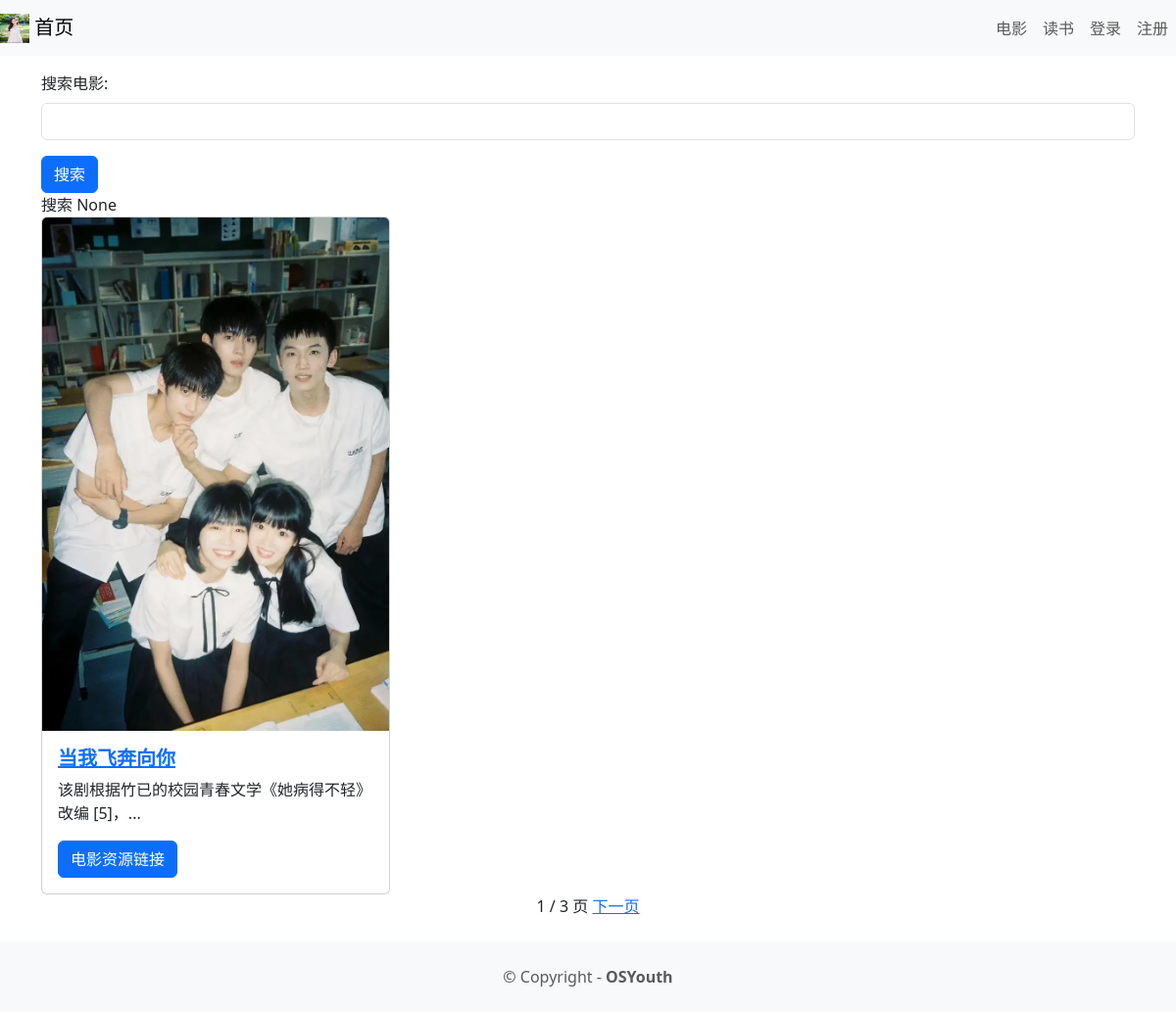
Screenshot of /movie/moviehome with the database file from the repository.
### movie/models.py (models this page shows, shortened)
class Movie(models.Model):
    title = models.CharField(max_length=100, verbose_name="电影名")
    description = models.CharField(max_length=250, verbose_name="电影简介")
    image = models.ImageField(upload_to='movie/images/', verbose_name="电影海报")
    url = models.URLField(blank=True, verbose_name="电影资源链接")
    class Meta:
        verbose_name = "电影"
        verbose_name_plural = verbose_name

### movie/views.py (the view)
# urls.py: path("moviehome", views.moviehome, name='moviehome'),
def moviehome(request):
    searchTerm = request.GET.get('searchMovie')
    if searchTerm:
        movie_list = Movie.objects.filter(title__contains=searchTerm)
    else:
        movie_list = Movie.objects.all()
    paginator = Paginator(movie_list, 1)
    page_number = request.GET.get('page', 1)
    movies = paginator.page(page_number)
    return render(request, 'moviehome.html',
                  {'searchTerm': searchTerm, 'movies': movies})

### movie/templates/moviehome.html
{% extends 'base.html' %}
{% block content%}
<div class="container">
    <form action="">
        <div class="mb-3">
            <label class="form-label">搜索电影:</label>
            <input type="text" name="searchMovie"
                   class="form-control"/>
        </div>
        <button type="submit" class="btn btn-primary">
            搜索
        </button>
    </form>
    搜索 {{searchTerm}}
    <div class="row row-cols-1 row-cols-md-3 g-4">
        {% for movie in movies %}
        <div v-for="movie in movies" class="col">
            <div class="card">
                <img class="card-img-top" src="{{ movie.image.url }}"/>
                <div class="card-body">
                    <a href="{% url 'moviedetail' movie.id %}">
                    <h5 class="card-title fw-bold">{{ movie.title }}</h5>
                    </a>
                    <p class="card-text">{{ movie.description|truncatechars:30 }}</p>
                    {% if movie.url %}
                    <a href="{{ movie.url }}" class="btn btn-primary">电影资源链接</a>
                    {% endif %}
                </div>
            </div>
        </div>
        {% endfor %}
    </div>
</div>
<div class="d-flex justify-content-center align-items-center">
    {% include "pagination.html" with page=movies %}
</div>
{% endblock content %}

### rows the page displays
Movie: image (picture), title "当我飞奔向你", description "该剧根据竹已的校园青春文学《她病得不轻》改编 [5]，..."

### other values shown
{{ searchTerm }} "None"
{{ page.number }} "1"
{{ page.paginator.num_pages }} "3"
